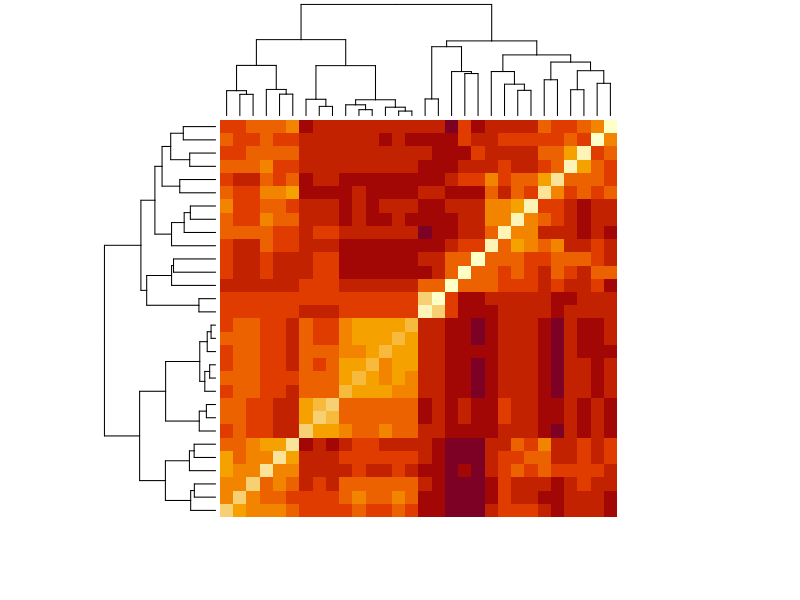
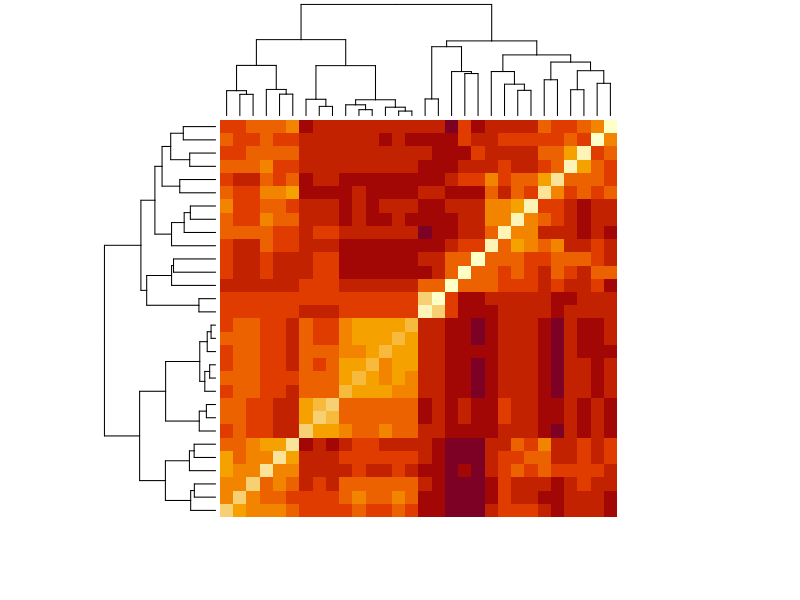
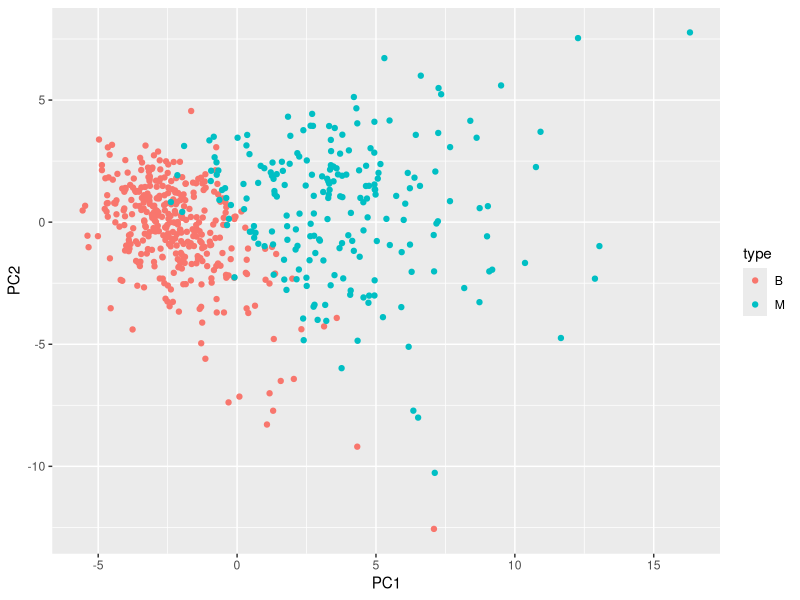
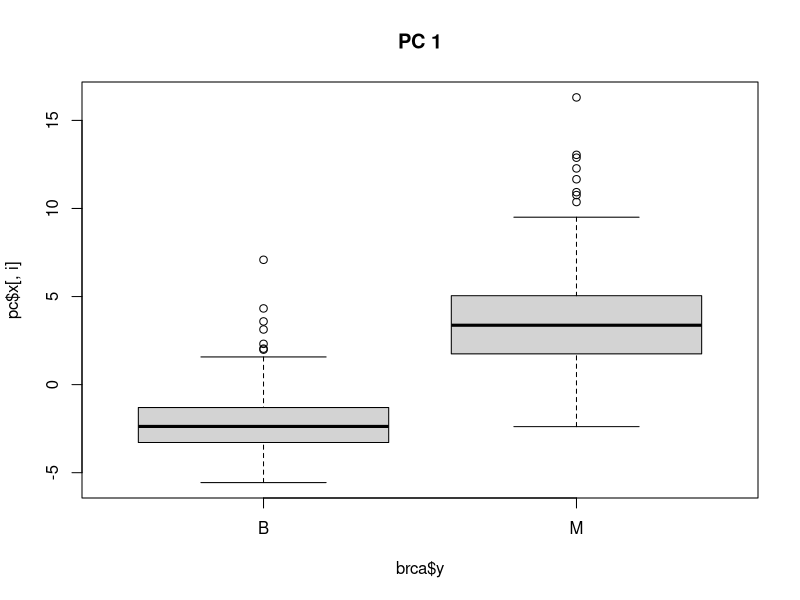
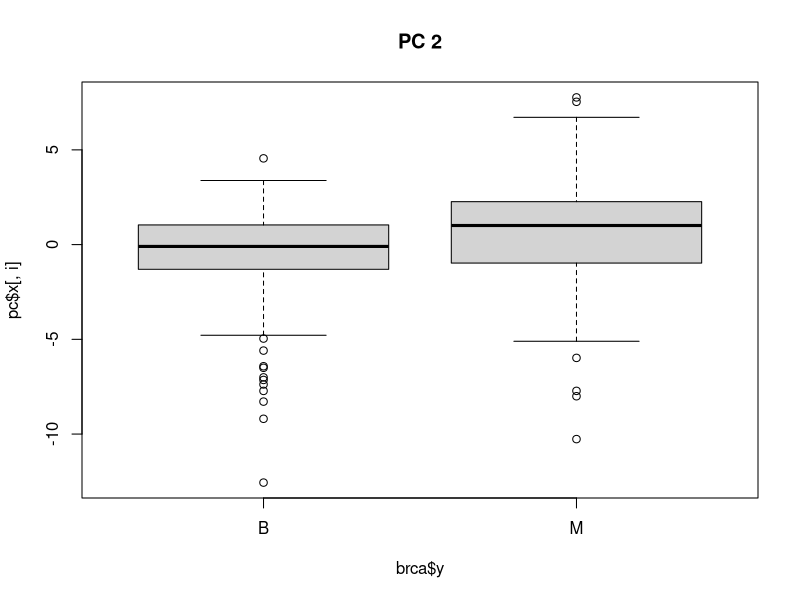
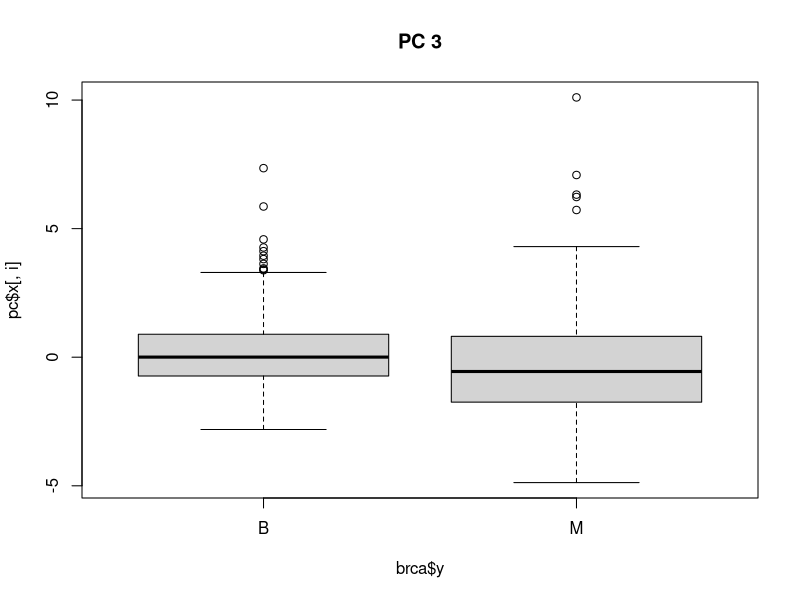
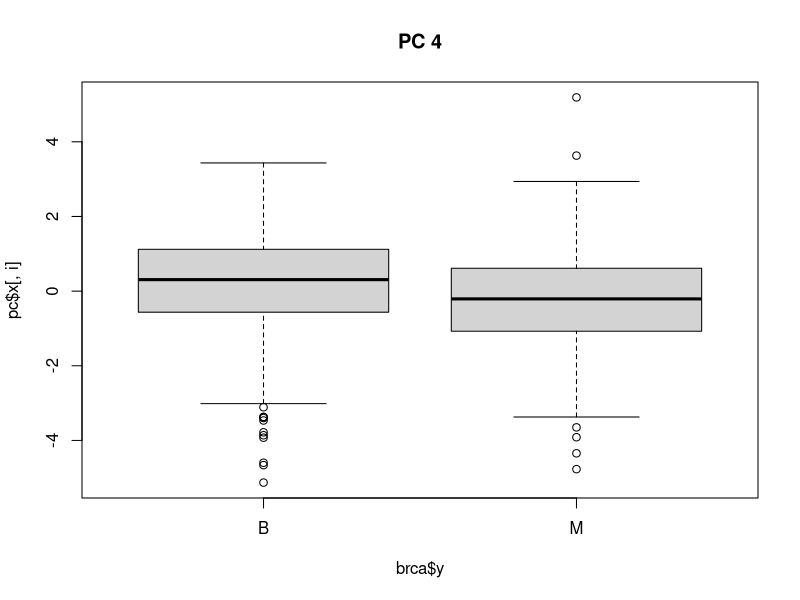
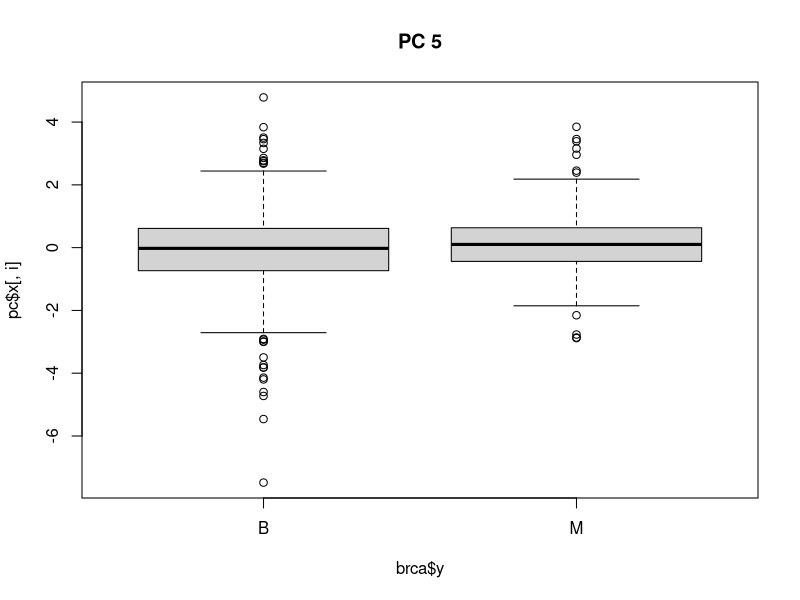

The R source for these figures, in order: (Note: this script raises an error after producing the figures.)
options(digits = 3)
library(matrixStats)
library(tidyverse)
library(caret)
library(dslabs)
data("brca")

#q1
#proportion of malignant samples
mean(brca$y == "M")

#col number with highest mean
which.max(colMeans(brca$x))

#col with lowest std dev
sds <- rep(NA, ncol(brca$x))
for (i in 1:ncol(brca$x)) {
  sds[i] <- sd(brca$x[, i])
  }
which.min(sds)
which.min(colSds(brca$x))#better way

#q2 scale the matrix 
#use sweep 2 times to scale each col, subtract col mean, then divide by column's std dev
x_centered <- sweep(brca$x, 2, colMeans(brca$x), FUN = "-")
x_scaled <- sweep(x_centered, 2, colSds(brca$x), FUN = "/")
sd(x_scaled[, 1])
median(x_scaled[, 1])

#q3 calculate dist between all samples using the scaled matrix
d <- dist(x_scaled)
#avg dist between first sample (benign) and all other benign samples
d <- as.matrix(d)
#this works bc d is an nxn matrix, col #'s correspond to row #s
mean(d[1, brca$y == "B"])
mean(d[1, brca$y == "M"])

#official code
d_samples <- dist(x_scaled)
dist_BtoB <- as.matrix(d_samples)[1, brca$y == "B"]
mean(dist_BtoB[2:length(dist_BtoB)])
dist_BtoM <- as.matrix(d_samples)[1, brca$y == "M"]
mean(dist_BtoM)

#q4 make a heatmap of the relationship between features using scaled matrix
a <- t(x_scaled)
library(RColorBrewer)
heatmap(as.matrix(dist(a)),
        labRow = NA, labCol = NA)
#official code
d_features <- dist(t(x_scaled))
heatmap(as.matrix(d_features), labRow = NA, labCol = NA)

#q5 perform hierarchical clustering on the 30 features. cut tree into 5 groups
clust_algo <- hclust(d_features)
groups <- cutree(clust_algo, k = 5)
grp_tbl <- tibble(labels = clust_algo$labels, group = groups)

#official code
h <- hclust(d_features)
groups <- cutree(h, k = 5)
split(names(groups), groups)

#q6 perform pca of scaled matrix
pc <- prcomp(x_scaled)
var_explained <- cumsum(pc$sdev^2/sum(pc$sdev^2))

#q7 plot 1st 2 principal components with color being tumor type(benign/malig)
pc_df <- data.frame(pc$x[, 1:2], type = brca$y)
pc_df %>% ggplot(aes(x = PC1, y = PC2, color = type)) +
  geom_point()

#q8 make boxplot of 1st 10 PCs grouped by tumor type
for (i in 1:10) {
  boxplot(pc$x[, i] ~ brca$y, main = paste("PC", i))
}

#q9 create training and test sets
set.seed(1, sample.kind = "Rounding")  
test_index <- createDataPartition(brca$y, times = 1, p = 0.2, list = FALSE)
test_x <- x_scaled[test_index,]
test_y <- brca$y[test_index]
train_x <- x_scaled[-test_index,]
train_y <- brca$y[-test_index]

#check that test and training sets have similar proportion of benign tumors
mean(train_y == "B")
mean(test_y == "B")

#q10a perform k-means clustering on the training set with 2 centers & assign to k
#use predict_kmeans to make predictions on test set
set.seed(3, sample.kind = "Rounding")
predict_kmeans <- function(x, k) {
  centers <- k$centers    # extract cluster centers
  # calculate distance to cluster centers
  distances <- sapply(1:nrow(x), function(i){
    apply(centers, 1, function(y) dist(rbind(x[i,], y)))
  })
  max.col(-t(distances))  # select cluster with min distance to center
}
k <-  kmeans(train_x, centers = 2)
yhat_kmeans <- ifelse(predict_kmeans(test_x, k) == 2, "M", "B")
mean(yhat_kmeans == test_y)

#q10b what proportion of benign tumors are correctly id'ed?
#what proportion of malignant tumors are correctly id'ed?
sum(yhat_kmeans == "B" & test_y == "B")/sum(test_y == "B")
sum(yhat_kmeans == "M" & test_y == "M")/sum(test_y == "M")

#official code
sensitivity(factor(kmeans_preds), test_y, positive = "B")
sensitivity(factor(kmeans_preds), test_y, positive = "M")

#q11 fit logistic reg model on training set using all predictors. ignore warnings
#what is the accuracy on the test set?
train_data <- data.frame(train_x) %>%
  mutate(y = train_y)
reg_logit <- train(y ~ ., method = "glm", data = train_data)
yhat_logit <- predict(reg_logit, newdata = test_x)
mean(yhat_logit == test_y)

#q12 train a lda model and a qda model. what are the accuracies on the test set?
#lda model
lda_algo <- train(y ~ ., method = "lda", data = train_data)
yhat_lda <- predict(lda_algo, newdata = test_x)
mean(yhat_lda == test_y)

#qda model
qda_algo <- train(y ~ ., method = "qda", data = train_data)
yhat_qda <- predict(qda_algo, newdata = test_x)
mean(yhat_qda == test_y)

#q13 set seed to 5. fit loess model on training set. use default tuning grid.
#what is the accuracy on the test set?
set.seed(5, sample.kind = "Rounding")
modelLookup("gamLoess")
loess_algo <- train(y ~ ., method = "gamLoess", data = train_data)
yhat_loess <- predict(loess_algo, newdata = test_x)
mean(yhat_loess == test_y)

#q14 knn model. train knn model on training set using odd values of k from 3 to 21
#what is the final value of k used in the model?
#what is the accuracy of the knn model on the test set?
set.seed(7, sample.kind = "Rounding")
tuning <- data.frame(k = seq(3, 21, 2))
train_knn <- train(train_x, train_y,
                   method = "knn", 
                   tuneGrid = tuning)
train_knn$bestTune

knn_preds <- predict(train_knn, test_x)
mean(knn_preds == test_y)
##note: knn method in caret gives different answer than knn3() function.

#q15 train random forest model on training set using caret package.
#test mtry values of 3, 5, 7, 9
#use argument importance = TRUE
set.seed(9, sample.kind = "Rounding")
tuning <- data.frame(mtry = c(3, 5, 7, 9))
rf_algo <- train(train_y, train_x, method = "rf", importance = TRUE, 
                 tuneGrid = tuning)

#what value of mtry gives highest accuracy?
rf_algo$bestTune
#what is the accuracy on the test set?
yhat_rf <- predict(rf_algo, newdata = test_x)
mean(yhat_rf == test_y)
#what is the most important variable in the rf model?
varImp(rf_algo)

#q16 create an ensemble prediction to classify tumors as benign or malignant
#use k-means, logistic regression, lda, qda, loess, knn, random forest
#what is the accuracy of the ensemble prediction
ensemble_tbl <- tibble(yhat_kmeans = yhat_kmeans,
                        yhat_logit = yhat_logit,
                        yhat_lda = yhat_lda,
                        yhat_qda = yhat_qda,
                        yhat_loess = yhat_loess,
                        yhat_knn = knn_preds,
                        yhat_rf = yhat_rf) 

yhat_ensemble <- rep(NA, nrow(ensemble_tbl))
for (i in 1:nrow(ensemble_tbl)) {
  yhat_ensemble[i] <- ifelse(sum(ensemble_tbl[i,] == "M") >= 4, "M", "B")
}
mean(yhat_ensemble == test_y)

#official code
ensemble <- cbind(glm = glm_preds == "B", 
                  lda = lda_preds == "B", 
                  qda = qda_preds == "B", 
                  loess = loess_preds == "B", 
                  rf = rf_preds == "B", 
                  knn = knn_preds == "B", 
                  kmeans = kmeans_preds == "B")

ensemble_preds <- ifelse(rowMeans(ensemble) > 0.5, "B", "M")
mean(ensemble_preds == test_y)

#q16 make a table of the prediction of each model, and the ensemble prediction.
#what is most accurate?
#this does not work for some reason
ensemble_tbl <- ensemble_tbl %>%
  mutate(yhat_ensemble = as.factor(yhat_ensemble),
         yhat_kmeans = as.factor(yhat_kmeans))
accuracy <- rep(NA, ncol(ensemble_tbl))
for (i in 1:ncol(ensemble_tbl)) {
  accuracy[i] <- mean(ensemble_tbl[, i] == test_y)
}
#official code
models <- c("K means", "Logistic regression", "LDA", "QDA", "Loess", "K nearest neighbors", "Random forest", "Ensemble")
accuracy <- c(mean(kmeans_preds == test_y),
              mean(glm_preds == test_y),
              mean(lda_preds == test_y),
              mean(qda_preds == test_y),
              mean(loess_preds == test_y),
              mean(knn_preds == test_y),
              mean(rf_preds == test_y),
              mean(ensemble_preds == test_y))
data.frame(Model = models, Accuracy = accuracy)
colnames(ensemble_tbl[, which.max(accuracy)])
